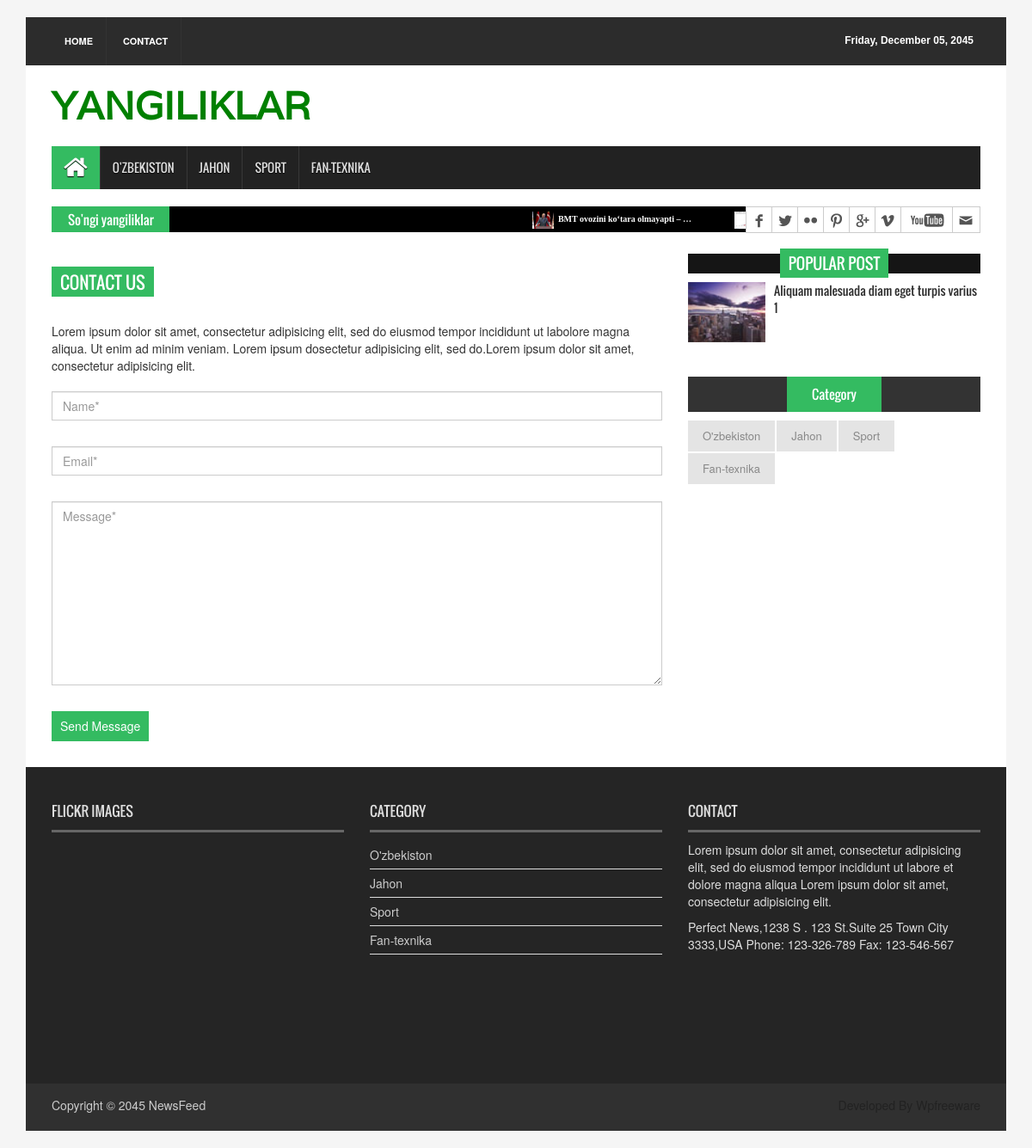
Page /contact/ on the committed database.
### news/models.py (models this page shows, shortened)
class CategoryModel(models.Model):
    name = models.CharField(max_length=50, verbose_name='Kategoriya nomi')
    class Meta:
        db_table = 'Categorys'
        managed = True
        verbose_name = 'Kategoriyalar'
        verbose_name_plural = 'Kategoriyalar'

class NewsModel(models.Model):
    class Status(models.TextChoices):
        Deactive = 'Faol emas', 'Faol emas'
        Active = 'Faol', 'Faol'
    title = models.CharField(max_length=250, verbose_name='Yangilik nomi')
    body = models.TextField(verbose_name="Yangilik haqida ma'lumotlar")
    image = models.ImageField(upload_to='news/images', verbose_name='Rasmi')
    category = models.ForeignKey(CategoryModel,
                                 on_delete=models.CASCADE,
                                 verbose_name='Kategoriyasi'
                                 )
    publish_time = models.DateTimeField(default=timezone.now, verbose_name='Yangilik yaratilgan vaqqt')
    created_time = models.DateTimeField(auto_now_add=True)
    updeted_time = models.DateTimeField(auto_now=True)
    status = models.CharField(max_length=50,
                              choices=Status.choices,
                              default=Status.Deactive,
                              verbose_name='Holati'
                              )
    objects = models.Manager()
    manager = ActivedManager()
    class Meta:
        ordering = ['-publish_time']
        db_table = 'News'
        managed = True
        verbose_name = 'Yangiliklar'
        verbose_name_plural = 'Yangiliklar'

### news/views.py (the view)
# urls.py: path('contact/', view=ContactView.as_view(), name='contact_page'),
class ContactView(View):
     def get(self, request):
          category_list = CategoryModel.objects.all()
          all_news_list = NewsModel.manager.all().order_by('-publish_time')[:9]
          context = {
               'category_list' : category_list,
               'all_news_list' : all_news_list
          }
          return render(request=request, template_name='news/contact.html', context=context)

### news/context_processor.py (called while the page is built)
def UniverCategory(self,):
    category_list = CategoryModel.objects.all()
    context = {
        'category_list' : category_list,
    }
    return context

### news/models.py (called while the page is built)
    def get_queryset(self):
        return super().get_queryset().filter(status='Faol')

### templates/news/contact.html (shortened to what this page needs)
{% extends "news/base.html" %}
{% load static %}
{% block category %}
<section id="navArea">
  <nav class="navbar navbar-inverse" role="navigation">
    <div id="navbar" class="navbar-collapse collapse">
      <ul class="nav navbar-nav main_nav">
        <li class="active"><a href="index.html"><span class="fa fa-home desktop-home"></span><span class="mobile-show">Home</span></a></li>
        {% for category in category_list %}
          <li><a href="{% url 'category_detail_page' category.pk %}">{{category.name}}</a></li>
        {% endfor %}
      </ul>
    </div>
  </nav>
</section>
{% endblock category %}
{% block content %}
  <section id="contentSection">
    <div class="row">
      <div class="col-lg-8 col-md-8 col-sm-8">
        <div class="left_content">
          <div class="contact_area">
            <h2>Contact Us</h2>
            <p>Lorem ipsum dolor sit amet, consectetur adipisicing elit, sed do eiusmod tempor incididunt ut labolore magna aliqua. Ut enim ad minim veniam. Lorem ipsum dosectetur adipisicing elit, sed do.Lorem ipsum dolor sit amet, consectetur adipisicing elit.</p>
            <form action="#" class="contact_form">
              <input class="form-control" type="text" placeholder="Name*">
              <input class="form-control" type="email" placeholder="Email*">
              <textarea class="form-control" cols="30" rows="10" placeholder="Message*"></textarea>
              <input type="submit" value="Send Message">
            </form>
          </div>
        </div>
      </div>
{% endblock content %}
{% block content3 %}
  {% for news in all_news_list %}
    <li><a href="{% url 'news_detail_page' news.pk %}"> <img src="{{news.image.url}}" alt="">{{news.title | truncatewords:5}}</a></li>
  {% endfor %}
{% endblock content3 %}
{% block content2 %}
      <div class="col-lg-4 col-md-4 col-sm-4">
        <aside class="right_content">
          <div class="single_sidebar">
            <h2><span>Popular Post</span></h2>
            <ul class="spost_nav">
              <li>
                <div class="media wow fadeInDown"> <a href="pages/single_page.html" class="media-left"> <img alt="" src="{% static 'images/post_img1.jpg' %}"> </a>
                  <div class="media-body"> <a href="pages/single_page.html" class="catg_title"> Aliquam malesuada diam eget turpis varius 1</a> </div>
                </div>
              </li>
            </ul>
          </div>
          <div class="single_sidebar">
            <ul class="nav nav-tabs" role="tablist">
              <li role="presentation" class="active"><a href="#category" aria-controls="home" role="tab" data-toggle="tab">Category</a></li>
            </ul>
            <div class="tab-content">
              <div role="tabpanel" class="tab-pane active" id="category">
                <ul>
                  {% for category in category_list %}
                    <li class="cat-item"><a href="{% url 'category_detail_page' category.pk %}">{{category.name}}</a></li>
                  {% endfor %}
                </ul>
              </div>
            </div>
          </div>
        </aside>
      </div>
    </div>
  </section>
{% endblock content2 %}

### templates/news/base.html (shortened to what this page needs)
<!DOCTYPE html>
{% load static %}
<html>
<head>
<link rel="stylesheet" type="text/css" href="{% static 'css/bootstrap.min.css' %}">
<link rel="stylesheet" type="text/css" href="{% static 'css/font-awesome.min.css' %}">
<link rel="stylesheet" type="text/css" href="{% static 'css/animate.css' %}">
<link rel="stylesheet" type="text/css" href="{% static 'css/font.css' %}">
<link rel="stylesheet" type="text/css" href="{% static 'css/li-scroller.css' %}">
<link rel="stylesheet" type="text/css" href="{% static 'css/slick.css' %}">
<link rel="stylesheet" type="text/css" href="{% static 'css/jquery.fancybox.css' %}">
<link rel="stylesheet" type="text/css" href="{% static 'css/theme.css' %}">
<link rel="stylesheet" type="text/css" href="{% static 'css/style.css' %}">
</head>
<body>
<div class="container">
  <header id="header">
    <div class="row">
      <div class="col-lg-12 col-md-12 col-sm-12">
        <div class="header_top">
          <div class="header_top_left">
            <ul class="top_nav">
              <li><a href="{% url 'home_page' %}">Home</a></li>
              <li><a href="{% url 'contact_page' %}">Contact</a></li>
            </ul>
          </div>
          <div class="header_top_right">
            <p>Friday, December 05, 2045</p>
          </div>
        </div>
      </div>
      <div class="col-lg-12 col-md-12 col-sm-12">
        <div class="header_bottom">
          <div class="logo_area"><a href="{% url 'home_page' %}" class="logo" style="color: green;" >YANGILIKLAR</a></div>
        </div>
      </div>
    </div>
  </header>
{% block category %}
{% endblock category %}
  <section id="newsSection">
    <div class="row">
      <div class="col-lg-12 col-md-12">
        <div class="latest_newsarea"> <span>So'ngi yangiliklar</span>
          <ul id="ticker01" class="news_sticker">
            {% block content3 %}{% endblock content3 %}
          </ul>
          <div class="social_area">
            <ul class="social_nav">
              <li class="facebook"><a href="#"></a></li>
              <li class="twitter"><a href="#"></a></li>
              <li class="flickr"><a href="#"></a></li>
              <li class="pinterest"><a href="#"></a></li>
              <li class="googleplus"><a href="#"></a></li>
              <li class="vimeo"><a href="#"></a></li>
              <li class="youtube"><a href="#"></a></li>
              <li class="mail"><a href="#"></a></li>
            </ul>
          </div>
        </div>
      </div>
    </div>
  </section>
{% block content %}
{% endblock content %}
{% block content2 %}
{% endblock content2 %}
  <footer id="footer">
    <div class="footer_top">
      <div class="row">
        <div class="col-lg-4 col-md-4 col-sm-4">
          <div class="footer_widget wow fadeInLeftBig">
            <h2>Flickr Images</h2>
          </div>
        </div>
        <div class="col-lg-4 col-md-4 col-sm-4">
          <div class="footer_widget wow fadeInDown">
            <h2>Category</h2>
            <ul class="tag_nav">
              {% for category in category_list %}
                <li><a href="{% url 'category_detail_page' category.pk %}">{{category.name}}</a></li>
              {% endfor %}
            </ul>
          </div>
        </div>
        <div class="col-lg-4 col-md-4 col-sm-4">
          <div class="footer_widget wow fadeInRightBig">
            <h2>Contact</h2>
            <p>Lorem ipsum dolor sit amet, consectetur adipisicing elit, sed do eiusmod tempor incididunt ut labore et dolore magna aliqua Lorem ipsum dolor sit amet, consectetur adipisicing elit.</p>
            <address>
            Perfect News,1238 S . 123 St.Suite 25 Town City 3333,USA Phone: 123-326-789 Fax: 123-546-567
            </address>
          </div>
        </div>
      </div>
    </div>
    <div class="footer_bottom">
      <p class="copyright">Copyright &copy; 2045 <a href="index.html">NewsFeed</a></p>
      <p class="developer">Developed By Wpfreeware</p>
    </div>
  </footer>
</div>
</body>
</html>

### static/css/li-scroller.css (style rules this page uses)
ul.newsticker { position:relative; left:750px; font:bold 10px Verdana; list-style-type:none; margin:0; padding:0 }
ul.newsticker li { float:left; margin:0; padding:0 }
ul.newsticker a { white-space:nowrap; padding:0; color:#fff; margin:0 50px 0 0 }
ul.newsticker a > img { height:20px; margin-right:5px; width:25px }

### static/css/theme.css (style rules this page uses)
.navbar-inverse .navbar-nav > .active > a, .navbar-inverse .navbar-nav > .active > a:hover, .navbar-inverse .navbar-nav > .active > a:focus { background-color:#34bb61 }
.latest_newsarea span { background:none repeat scroll 0 0 #34bb61 }
.single_sidebar > h2 span { background:none repeat scroll 0 0 #34bb61 }
.nav-tabs > li.active > a, .nav-tabs > li.active > a:hover, .nav-tabs > li.active > a:focus { background-color:#34bb61 }
.contact_area > h2 { background-color:#34bb61 }
.contact_form input[type="submit"] { background-color:#34bb61 }

### rows in the picture
CategoryModel: name "O'ZBEKISTON", name "O'zbekiston"
CategoryModel: name "JAHON", name "Jahon"
CategoryModel: name "SPORT", name "Sport"
CategoryModel: name "FAN-TEXNIKA", name "Fan-texnika"
NewsModel: image (picture), title "BMT ovozini ko‘tara olmayapti – …"
